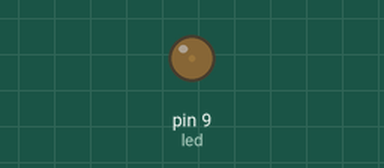
Bench run of a sketch on a simulated Arduino Uno, built with avr-gcc and run on an emulated ATmega328P. Parts: output pins drawn as LEDs (lit = HIGH).

Above: at 0.05 s.
At 0.5 s:
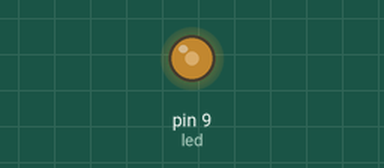
At 0.9 s:
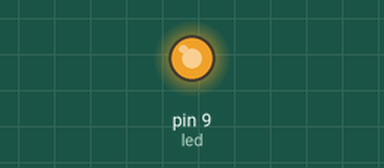
At 1.8 s:
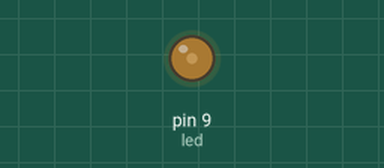
Timing chart, 0 to 4.7 s (numbered marks = the images above):
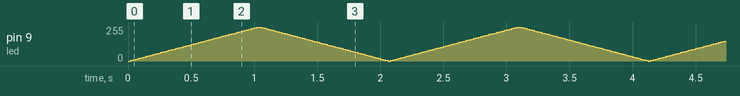

The sketch:

simple_led_brightnes.ino.ino
```cpp
int led = 9;
int i = 0;

void setup() {
  // put your setup code here, to run once:
  pinMode(led, OUTPUT);

}

void loop() {
  // put your main code here, to run repeatedly:
  for(i=0; i<=255; i+=5){
    analogWrite(led, i);
    delay(20);
  }
  for(i=255; i>0; i-=5){
    analogWrite(led, i);
    delay(20);
  }
}
```
